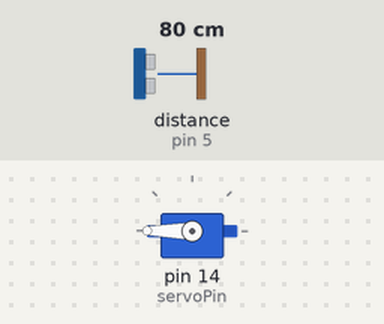
Recording of a sketch running on a simulated Arduino Uno, built with avr-gcc and run on an emulated ATmega328P. Parts: servo. Wiring (inferred from the names in the program): ultrasonic range finder: trigger pin 4; echo pin 5. Inputs (shaded band) come from the test bench; at power-on: distance to the obstacle (sensor on pin 5) 80 cm. The echo pulse lasts 58.3 µs per cm; what the sketch prints to the serial monitor is not drawn.

Above: at 1.3 s.
1.4 s: distance to the obstacle (sensor on pin 5) set to 199 cm
4.4 s: distance to the obstacle (sensor on pin 5) set to 207 cm
At 5.4 s:
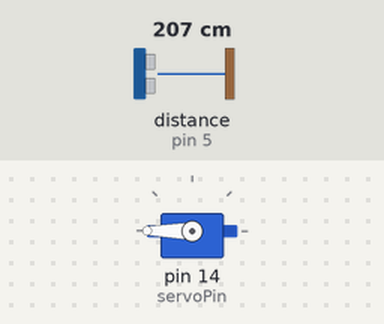
5.9 s: distance to the obstacle (sensor on pin 5) set to 2 cm
At 8.8 s:
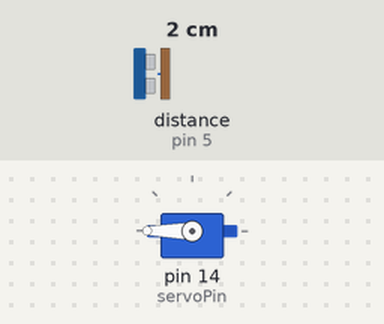
8.9 s: distance to the obstacle (sensor on pin 5) set to 250 cm
At 9.5 s:
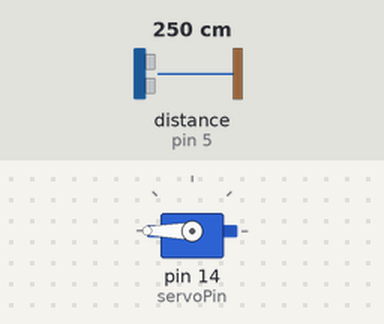
Timing chart, 0 to 11.4 s (numbered marks = the images above; inputs shaded):
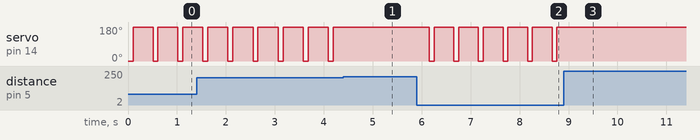

The sketch:

FriendlySloth.ino
```cpp
#include <Servo.h>
#define echoPin 5
#define trigPin 4
#define servoPin 14
Servo servo;
// defines variables
long duration;
int distance;

void setup() {
  pinMode(trigPin, OUTPUT);
  pinMode(echoPin, INPUT); // Sets the echoPin as an INPUT
  Serial.begin(9600);

  servo.attach(servoPin);
  servo.write(0);
}
void loop() {

  digitalWrite(trigPin, LOW);
  delayMicroseconds(2);

  digitalWrite(trigPin, HIGH);
  delayMicroseconds(10);
  digitalWrite(trigPin, LOW);

  duration = pulseIn(echoPin, HIGH);

  distance = duration * 0.034 / 2;

  Serial.println("Distance: ");
  Serial.print(distance);
  Serial.println(" cm");
  if(distance<200)
  {
    Serial.print("Not so fast criminal!");
    servo.write(0);
    delay(100);
    servo.write(180);
    delay(100);
  }
  //input micro servo code
  delay(300);


}
```

Measured:
- the behaviour switches between 202 and 203 cm on distance to the obstacle (sensor on pin 5) (found by bisection; images 0 and 1)
- after the input at 4.4 s, servo on pin 14 (servoPin): stops changing and stays 180°
- after the input at 5.9 s, servo on pin 14 (servoPin): alternates 180° for 0.40 s and 0° for 0.10 s, starting after 0.26 s
- after the input at 8.9 s, servo on pin 14 (servoPin): stops changing and stays 180°
- by itself, servo on pin 14 (servoPin): alternates 180° for 0.41 s and 0° for 0.10 s
